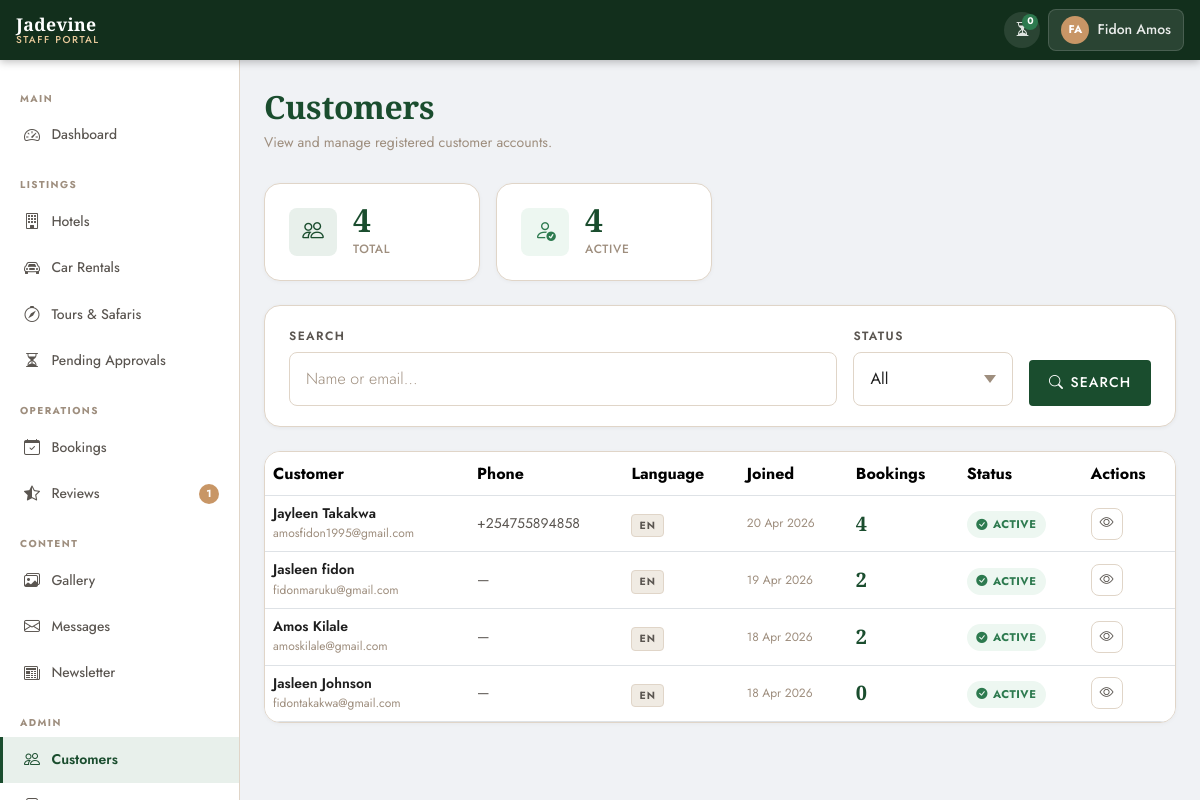
The page /portal/users/ (signed in) on the database as committed earlier.
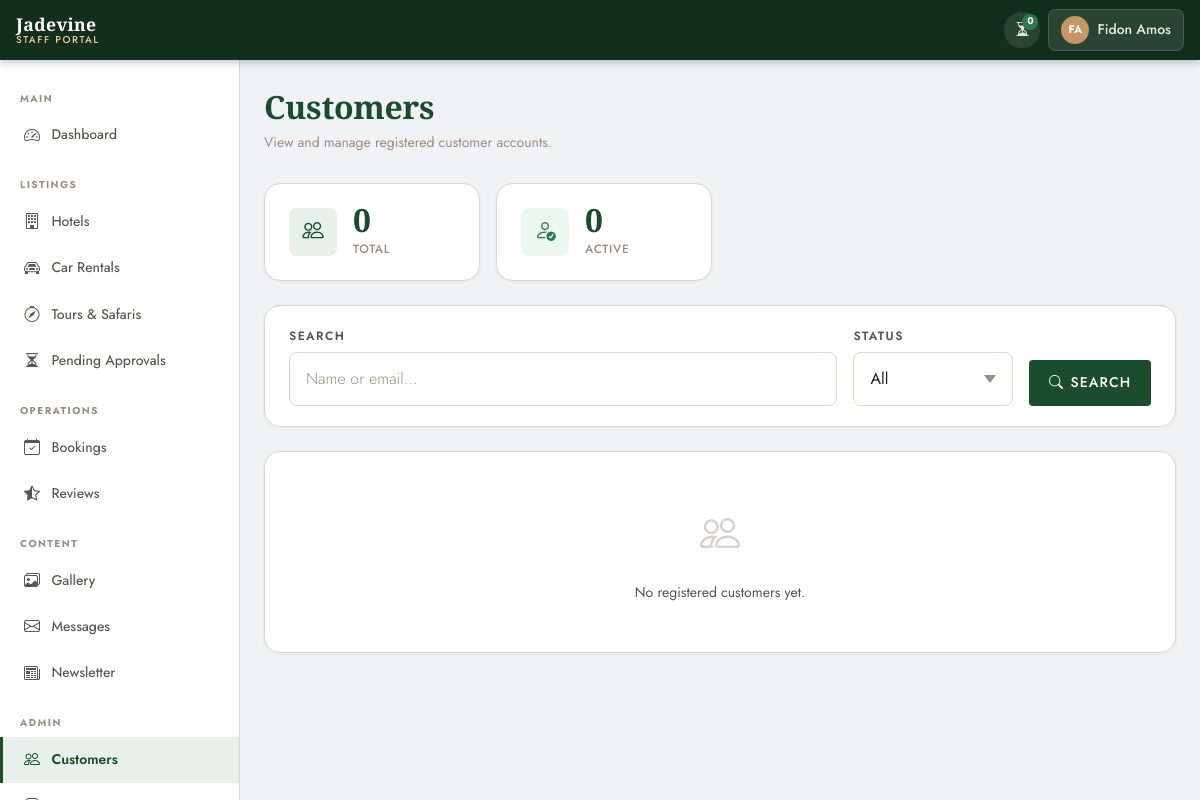
The same page on the database as committed later.
### apps/accounts/models.py (models this page shows, shortened)
class CustomUser(AbstractUser):
    LANGUAGE_CHOICES = [
        ('en', 'English'),
        ('fr', 'Français'),
        ('ru', 'Русский'),
    ]
    phone = models.CharField(
        max_length=20,
        blank=True,
        null=True,
        verbose_name=_('Phone Number'),
    )
    nationality = models.CharField(
        max_length=100,
        blank=True,
        null=True,
        verbose_name=_('Nationality'),
    )
    preferred_language = models.CharField(
        max_length=5,
        choices=LANGUAGE_CHOICES,
        default='en',
        verbose_name=_('Preferred Language'),
    )
    profile_photo = models.ImageField(
        upload_to='profiles/',
        blank=True,
        null=True,
        verbose_name=_('Profile Photo'),
    )
    class Meta:
        verbose_name = _('User')
        verbose_name_plural = _('Users')

### apps/portal/views/users.py (the view)
# urls.py: path('users/', PortalUserListView.as_view(), name='user_list'),
class PortalUserListView(SuperAdminRequiredMixin, View):
    template_name = 'portal/portal_users_list.html'
    def get(self, request):
        qs = CustomUser.objects.filter(
            is_staff=False
        ).annotate(
            booking_count=Count('bookings', distinct=True)
        ).order_by('-date_joined')
        search = request.GET.get('q', '').strip()
        active_filter = request.GET.get('active', '').strip()
        if search:
            qs = qs.filter(
                Q(first_name__icontains=search) |
                Q(last_name__icontains=search)  |
                Q(email__icontains=search)
            )
        if active_filter == '1':
            qs = qs.filter(is_active=True)
        elif active_filter == '0':
            qs = qs.filter(is_active=False)
        paginator  = Paginator(qs, 25)
        page_obj   = paginator.get_page(request.GET.get('page'))
        context = {
            'page_obj': page_obj,
            'search': search,
            'active_filter': active_filter,
            'total_count': CustomUser.objects.filter(is_staff=False).count(),
            'active_count': CustomUser.objects.filter(
                is_staff=False, is_active=True
            ).count(),
        }
        return render(request, self.template_name, context)

### templates/portal/portal_users_list.html (shortened to what this page needs)
{% extends "portal/portal_base.html" %}
{% load i18n static %}
{% block nav_users %}active{% endblock %}
{% block page_title %}{% trans "Customers" %}{% endblock %}
{% block page_subtitle %}
<p class="portal-page-subtitle">
  {% trans "View and manage registered customer accounts." %}
</p>
{% endblock %}
{% block extra_css %}
<link rel="stylesheet" href="{% static 'css/portal/portal_users.css' %}">
{% endblock %}
{% block content %}
<div class="row g-3 mb-4">
  <div class="col-6 col-md-3">
    <div class="portal-stat-card">
      <div class="portal-stat-icon portal-stat-icon--primary">
        <i class="bi bi-people"></i>
      </div>
      <div>
        <div class="portal-stat-value">{{ total_count }}</div>
        <p class="portal-stat-label">{% trans "Total" %}</p>
      </div>
    </div>
  </div>
  <div class="col-6 col-md-3">
    <div class="portal-stat-card">
      <div class="portal-stat-icon portal-stat-icon--success">
        <i class="bi bi-person-check"></i>
      </div>
      <div>
        <div class="portal-stat-value">{{ active_count }}</div>
        <p class="portal-stat-label">{% trans "Active" %}</p>
      </div>
    </div>
  </div>
</div>
<form method="get" class="portal-card mb-4" style="padding:1.25rem 1.5rem;">
  <div class="users-filter-row">
    <div class="jd-form-group mb-0" style="flex:1;min-width:200px;">
      <label class="jd-label">{% trans "Search" %}</label>
      <div style="position:relative;">
        <input type="text" name="q" value="{{ search }}"
               class="jd-input jd-input-icon-wrap"
               placeholder="{% trans 'Name or email…' %}">
      </div>
    </div>
    <div class="jd-form-group mb-0" style="min-width:160px;">
      <label class="jd-label">{% trans "Status" %}</label>
      <select name="active" class="jd-input" onchange="this.form.submit()">
        <option value="">{% trans "All" %}</option>
      </select>
    </div>
    <div class="jd-form-group mb-0" style="align-self:flex-end;">
      <button type="submit" class="btn-primary-jd"
              style="display:inline-flex;align-items:center;gap:0.4rem;
                     padding:0.55rem 1.1rem;">
        <i class="bi bi-search"></i> {% trans "Search" %}
      </button>
    </div>
  </div>
</form>
{% if page_obj.object_list %}
<div class="portal-table-wrap table-responsive">
  <table id="users-table" class="table table-hover align-middle mb-0">
    <thead>
      <tr>
        <th>{% trans "Customer" %}</th>
        <th>{% trans "Phone" %}</th>
        <th>{% trans "Language" %}</th>
        <th>{% trans "Joined" %}</th>
        <th>{% trans "Bookings" %}</th>
        <th>{% trans "Status" %}</th>
        <th>{% trans "Actions" %}</th>
      </tr>
    </thead>
    <tbody>
      {% for customer in page_obj %}
      <tr>
        <td>
          <div class="user-name-primary">
            {{ customer.get_full_name|default:"—" }}
          </div>
          <div class="user-email">{{ customer.email }}</div>
        </td>
        <td style="font-size:var(--text-sm);color:var(--color-text-light);">
          {{ customer.phone|default:"—" }}
        </td>
        <td>
          <span class="user-lang-badge">
            {{ customer.preferred_language|upper }}
          </span>
        </td>
        <td style="font-size:var(--text-xs);color:var(--color-muted);
                   white-space:nowrap;">
          {{ customer.date_joined|date:"d M Y" }}
        </td>
        <td>
          <span class="user-booking-count">
            {{ customer.booking_count }}
          </span>
        </td>
        <td>
          {% if customer.is_active %}
          <span class="approval-badge approval-badge--approved">
            <i class="bi bi-check-circle-fill"></i> {% trans "Active" %}
          </span>
          {% else %}
          <span class="approval-badge approval-badge--rejected">
            <i class="bi bi-x-circle-fill"></i> {% trans "Inactive" %}
          </span>
          {% endif %}
        </td>
        <td>
          <div class="portal-row-actions">
            <a href="{% url 'portal:user_detail' customer.pk %}"
               class="portal-icon-btn" title="{% trans 'View detail' %}">
              <i class="bi bi-eye"></i>
            </a>
          </div>
        </td>
      </tr>
      {% endfor %}
    </tbody>
  </table>
</div>
{% else %}
<div class="portal-card portal-empty-state">
  <i class="bi bi-people"></i>
  <p>
    {% if search or active_filter %}
      {% trans "No customers match your search." %}
    {% else %}
      {% trans "No registered customers yet." %}
    {% endif %}
  </p>
</div>
{% endif %}
{% endblock %}

### templates/portal/portal_base.html (shortened to what this page needs)
{% load static i18n %}
<!DOCTYPE html>
<html lang="en">
<head>
  <link rel="stylesheet"
        href="https://cdn.jsdelivr.net/npm/bootstrap@5.3.3/dist/css/bootstrap.min.css">
  <link rel="stylesheet"
        href="https://cdn.jsdelivr.net/npm/bootstrap-icons@1.11.3/font/bootstrap-icons.min.css">
  <link rel="stylesheet"
        href="https://cdn.datatables.net/1.13.8/css/dataTables.bootstrap5.min.css">
  <link rel="stylesheet"
        href="https://cdn.datatables.net/buttons/2.4.2/css/buttons.bootstrap5.min.css">
  <link rel="stylesheet" href="{% static 'css/main.css' %}">
  <link rel="stylesheet" href="{% static 'css/portal/portal_base.css' %}">
  {% block extra_css %}{% endblock %}
</head>
<body class="portal-body {% block body_class %}{% endblock %}">
<header class="portal-topbar">
  <a href="{% url 'portal:dashboard' %}" class="portal-topbar-brand">
    <span class="brand-name">Jadevine</span>
    <span class="brand-sub">{% trans "Staff Portal" %}</span>
  </a>
  <div class="portal-topbar-right">
    {% if not mini_admin %}
    <a href="{% url 'portal:dashboard' %}#pending"
       class="portal-topbar-badge {% if pending_total == 0 %}portal-topbar-badge--zero{% endif %}"
       title="{% trans 'Pending approvals' %}">
      <i class="bi bi-hourglass-split"></i>
      <span class="pending-count-badge">{{ pending_total }}</span>
    </a>
    {% endif %}
    <div class="portal-user-dropdown dropdown">
      <button class="portal-user-btn dropdown-toggle"
              data-bs-toggle="dropdown"
              aria-expanded="false">
        <span class="portal-user-avatar">
          {{ request.user.first_name|first|upper }}{{ request.user.last_name|first|upper }}
        </span>
        <span class="portal-user-name d-none d-md-inline">
          {{ request.user.get_full_name|default:request.user.username }}
        </span>
      </button>
    </div>
  </div>
</header>
<div class="portal-layout">
  <aside class="portal-sidebar" id="portalSidebar">
    <nav class="portal-nav">
      <div class="portal-nav-section">
        <span class="portal-nav-label">{% trans "Main" %}</span>
        <a href="{% url 'portal:dashboard' %}"
           class="portal-nav-link {% block nav_dashboard %}{% endblock %}">
          <i class="bi bi-speedometer2"></i>
          <span>{% trans "Dashboard" %}</span>
        </a>
      </div>
      <div class="portal-nav-section">
        <span class="portal-nav-label">{% trans "Listings" %}</span>
        <a href="{% url 'portal:hotel_list' %}"
           class="portal-nav-link {% block nav_hotels %}{% endblock %}">
          <i class="bi bi-building"></i>
          <span>{% trans "Hotels" %}</span>
        </a>
        <a href="{% url 'portal:car_list' %}"
           class="portal-nav-link {% block nav_cars %}{% endblock %}">
          <i class="bi bi-car-front"></i>
          <span>{% trans "Car Rentals" %}</span>
        </a>
        {% if not mini_admin %}
        <a href="{% url 'portal:tour_list' %}"
           class="portal-nav-link {% block nav_tours %}{% endblock %}">
          <i class="bi bi-compass"></i>
          <span>{% trans "Tours &amp; Safaris" %}</span>
        </a>
        {% endif %}
        {% if not mini_admin %}
        <a href="{% url 'portal:pending_hotels' %}"
           class="portal-nav-link {% block nav_pending %}{% endblock %}">
          <i class="bi bi-hourglass-split"></i>
          <span>{% trans "Pending Approvals" %}</span>
        </a>
        {% endif %}
      </div>
      <div class="portal-nav-section">
        <span class="portal-nav-label">{% trans "Operations" %}</span>
        <a href="{% url 'portal:booking_list' %}"
           class="portal-nav-link {% block nav_bookings %}{% endblock %}">
          <i class="bi bi-calendar-check"></i>
          <span>{% trans "Bookings" %}</span>
        </a>
        <a href="{% url 'portal:review_list' %}"
          class="portal-nav-link {% block nav_reviews %}{% endblock %}">
          <i class="bi bi-star-half"></i>
          <span>{% trans "Reviews" %}</span>
          {% if pending_reviews > 0 %}
          <span class="portal-nav-badge portal-nav-badge--accent">{{ pending_reviews }}</span>
          {% endif %}
        </a>
      </div>
      {% if not mini_admin %}
      <div class="portal-nav-section">
        <span class="portal-nav-label">{% trans "Content" %}</span>
        <a href="{% url 'portal:gallery' %}"
           class="portal-nav-link {% block nav_gallery %}{% endblock %}">
          <i class="bi bi-images"></i>
          <span>{% trans "Gallery" %}</span>
        </a>
        <a href="{% url 'portal:message_list' %}"
           class="portal-nav-link {% block nav_messages %}{% endblock %}">
          <i class="bi bi-envelope"></i>
          <span>{% trans "Messages" %}</span>
        </a>
        <a href="{% url 'portal:newsletter' %}"
           class="portal-nav-link {% block nav_newsletter %}{% endblock %}">
          <i class="bi bi-newspaper"></i>
          <span>{% trans "Newsletter" %}</span>
        </a>
      </div>
      {% endif %}
      {% if not mini_admin %}
      <div class="portal-nav-section">
        <span class="portal-nav-label">{% trans "Admin" %}</span>
        <a href="{% url 'portal:user_list' %}"
           class="portal-nav-link {% block nav_users %}{% endblock %}">
          <i class="bi bi-people"></i>
          <span>{% trans "Customers" %}</span>
        </a>
        <a href="{% url 'portal:miniadmin_list' %}"
           class="portal-nav-link {% block nav_miniadmins %}{% endblock %}">
          <i class="bi bi-person-badge"></i>
          <span>{% trans "Partners" %}</span>
        </a>
      </div>
      {% endif %}
    </nav>
  </aside>
  <main class="portal-main">
    {% block page_header %}
    <div class="portal-page-header">
      <div>
        <h1 class="portal-page-title">{% block page_title %}{% endblock %}</h1>
        {% block page_subtitle %}{% endblock %}
      </div>
    </div>
    {% endblock %}
    <div class="portal-content">
      {% block content %}{% endblock %}
    </div>
  </main>
</div>
</body>
</html>

Rows that differ between the two databases and show on the page:
removed CustomUser: get_full_name "Jayleen Takakwa", email "amosfidon1995@gmail.com", phone "+254755894858", preferred_language "EN", date_joined "20 Apr 2026", booking_count "4"
removed CustomUser: get_full_name "Jasleen fidon", email "fidonmaruku@gmail.com", phone "—", preferred_language "EN", date_joined "19 Apr 2026", booking_count "2"
removed CustomUser: get_full_name "Amos Kilale", email "amoskilale@gmail.com", phone "—", preferred_language "EN", date_joined "18 Apr 2026", booking_count "2"
removed CustomUser: get_full_name "Jasleen Johnson", email "fidontakakwa@gmail.com", phone "—", preferred_language "EN", date_joined "18 Apr 2026", booking_count "0"
Other text that changed with them:
{{ total_count }}: "4" → "0"
{{ active_count }}: "4" → "0"
{{ pending_reviews }}: "1" → (not shown)
text no longer shown: "Customer Phone Language Joined Bookings Status Actions"
text now shown: "No registered customers yet."
